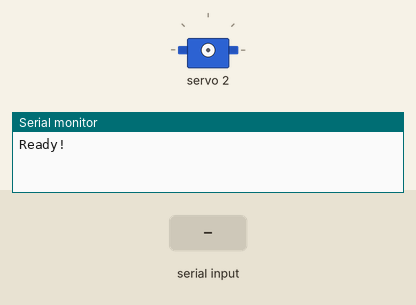
This sketch was run on a simulated Arduino Uno, built with avr-gcc and run on an emulated ATmega328P. Shown: servo, the last lines printed to the serial monitor. The test bench sets the inputs (shaded band).

Above: at 1.2 s.
1.3 s: "90,45\n" received over Serial
2.8 s: "200\n" received over Serial
At 3.1 s:
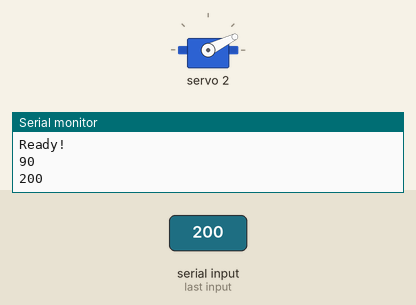
4.3 s: "90\n" received over Serial
At 5.4 s:
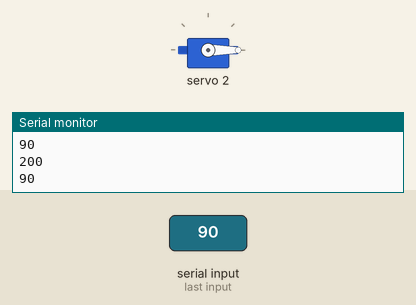
Timing chart, 0 to 7.3 s (numbered marks = the images above; inputs shaded):
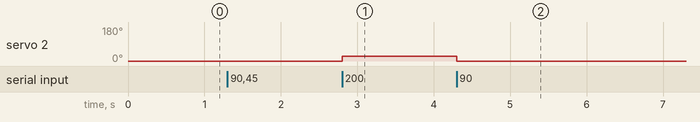

The sketch:

test-servo-drive.ino
```cpp
#include <Adafruit_PWMServoDriver.h>

Adafruit_PWMServoDriver PWM = Adafruit_PWMServoDriver(0x40);

void setup() {
  // put your setup code here, to run once:

  Serial.begin(9600);
  PWM.begin();
  PWM.setPWMFreq(60); // set freq

  // **** DEBUG ****
  Serial.println("Ready!");
  // **** DEBUG ****
}

char buf[128];
int index = 0;

void loop() {
  // put your main code here, to run repeatedly:
  if (Serial.available()) {
    char a = Serial.read();
    if(a == '\n'){
      buf[index] = '\0';
      int num = atoi(buf);
      Serial.println(num);
      PWM.setPWM(2, 0, num);
      index = 0;
    }
    else{
      buf[index] = a;
      index++;
    }
//
  }
}
```

Measured:
- after the input at 2.8 s, servo 2: 0° → 26° at once
- after the input at 4.3 s, servo 2: 26° → 0° at once
